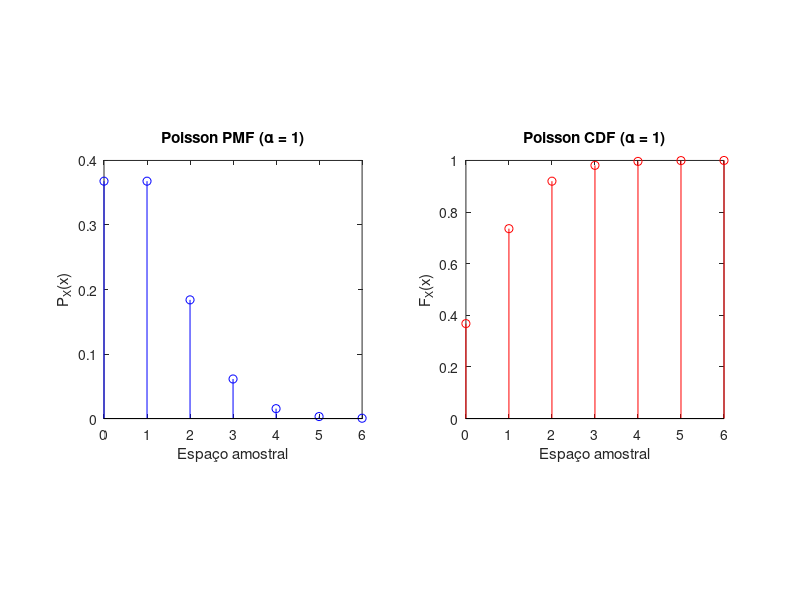

Reproduce this figure in MATLAB.
clear all clc clf

% Função para calcular a função de massa de probabilidade (pmf) de uma variável aleatória de Poisson
function pmf=poissonpmf(alpha, x)
  % Variável aleatória de Poisson (alpha) X,
  % saída = vetor pmf: pmf(i)=P[X=x(i)]
  x = x(:);
  k=(1:max(x))';
  logfacts =cumsum(log(k));
  pb=exp([-alpha; ...
  -alpha+ (k*log(alpha))-logfacts]);
  okx=(x>=0).*(x==floor(x));
  x=okx.*x;
  pmf=okx.*pb(x+1);
  % pmf(i) = 0 para todo x(i) com probabilidade zero
  pmf = pmf';
endfunction

% Função para calcular a função de distribuição cumulativa (cdf) de uma variável aleatória de Poisson
function cdf=poissoncdf(alpha,x)
  % saída cdf(i)=Prob[X<=x(i)]
  x=floor(x(:));
  sx=0:max(x);
  cdf=cumsum(poissonpmf(alpha,sx)');
  % cdf de 0 até max(x)
  okx=(x>=0);% x(i)<0 -> cdf=0
  x=(okx.*x);% nega x(i)=0
  cdf= okx.*cdf(x+1);
  % cdf = 0 para todo x(i) < 0
  cdf = cdf';
endfunction

% Função para calcular o valor esperado de uma variável aleatória
function E = expectedValue(sx, px)
  v = sx .* px;
  E = sum(v);
endfunction

% Espaço amostral e alfa
sx = 0:1:6;
alfa = 1

% Cálculos da PMF e CDF
px = poissonpmf(alfa, sx);
fx = poissoncdf(alfa, sx);

% Valor esperado
E = expectedValue(sx, px)

% Plot da PMF
figure(1);
subplot(1,2,1);
stem(sx, px, 'b');
title('Poisson PMF (\alpha = 1)');
xlabel("Espaço amostral");
ylabel('P_X(x)');
axis square

% Plot da CDF
figure(1);
subplot(1,2,2);
stem(sx, fx, 'r');
title('Poisson CDF (\alpha = 1)');
xlabel("Espaço amostral");
ylabel('F_X(x)');
axis square
